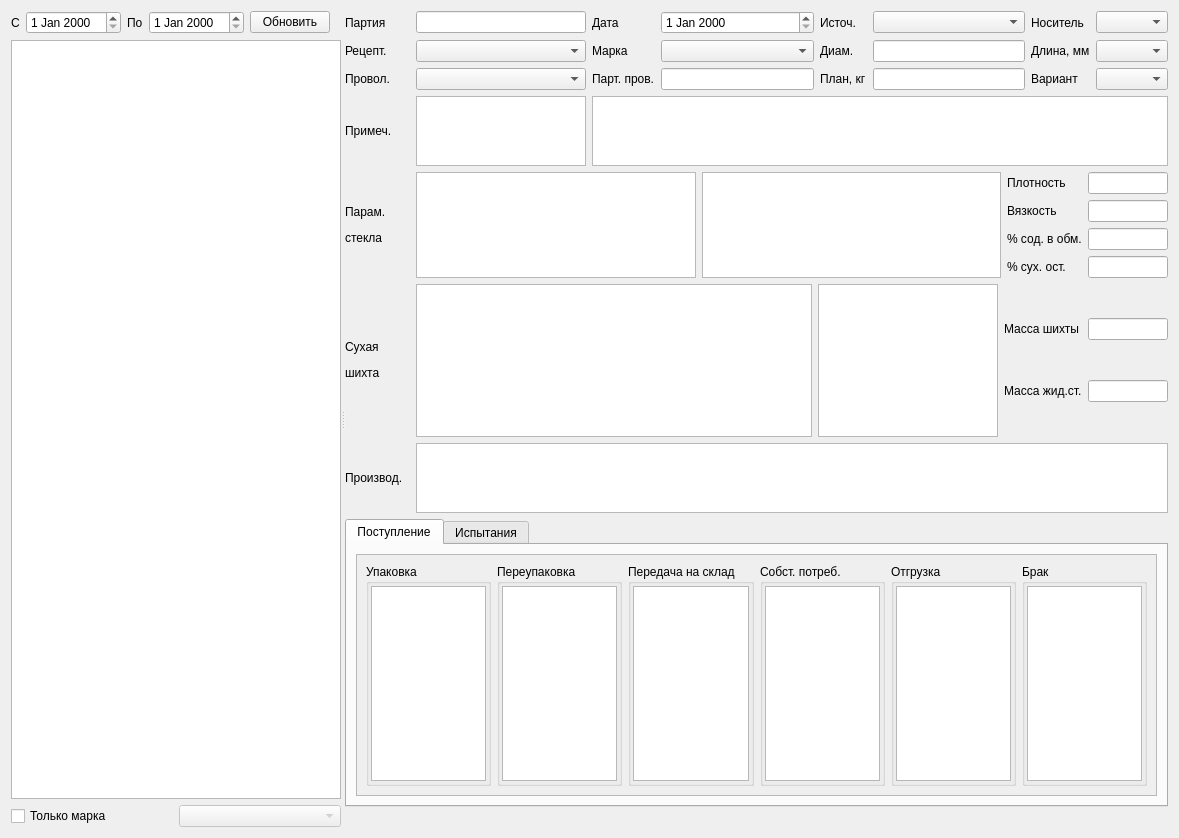
<?xml version="1.0" encoding="UTF-8"?>
<ui version="4.0">
 <class>FormPart</class>
 <widget class="QWidget" name="FormPart">
  <property name="geometry">
   <rect>
    <x>0</x>
    <y>0</y>
    <width>1179</width>
    <height>838</height>
   </rect>
  </property>
  <property name="windowTitle">
   <string>Form</string>
  </property>
  <layout class="QHBoxLayout" name="horizontalLayout_10">
   <item>
    <widget class="QSplitter" name="splitter">
     <property name="orientation">
      <enum>Qt::Horizontal</enum>
     </property>
     <widget class="QWidget" name="layoutWidget1">
      <layout class="QVBoxLayout" name="verticalLayout">
       <item>
        <layout class="QHBoxLayout" name="horizontalLayout">
         <item>
          <widget class="QLabel" name="label">
           <property name="text">
            <string>С</string>
           </property>
          </widget>
         </item>
         <item>
          <widget class="DbDateEdit" name="dateEditBeg"/>
         </item>
         <item>
          <widget class="QLabel" name="label_2">
           <property name="text">
            <string>По</string>
           </property>
          </widget>
         </item>
         <item>
          <widget class="DbDateEdit" name="dateEditEnd"/>
         </item>
         <item>
          <widget class="QPushButton" name="pushButtonUpd">
           <property name="text">
            <string>Обновить</string>
           </property>
          </widget>
         </item>
         <item>
          <spacer name="horizontalSpacer">
           <property name="orientation">
            <enum>Qt::Horizontal</enum>
           </property>
           <property name="sizeHint" stdset="0">
            <size>
             <width>40</width>
             <height>20</height>
            </size>
           </property>
          </spacer>
         </item>
        </layout>
       </item>
       <item>
        <widget class="DbViewer" name="tableViewPart"/>
       </item>
       <item>
        <layout class="QHBoxLayout" name="horizontalLayout_2">
         <item>
          <widget class="QCheckBox" name="checkBoxOnly">
           <property name="text">
            <string>Только марка</string>
           </property>
          </widget>
         </item>
         <item>
          <widget class="DbComboBox" name="comboBoxOnly">
           <property name="enabled">
            <bool>false</bool>
           </property>
          </widget>
         </item>
        </layout>
       </item>
      </layout>
     </widget>
     <widget class="QWidget" name="layoutWidget">
      <layout class="QVBoxLayout" name="verticalLayout_2">
       <item>
        <layout class="QGridLayout" name="gridLayout">
         <item row="0" column="7">
          <widget class="DbComboBox" name="comboBoxPack"/>
         </item>
         <item row="1" column="1">
          <widget class="DbComboBox" name="comboBoxRcp"/>
         </item>
         <item row="2" column="7">
          <widget class="DbComboBox" name="comboBoxVar"/>
         </item>
         <item row="3" column="1">
          <widget class="QPlainTextEdit" name="plainTextEditNote">
           <property name="sizePolicy">
            <sizepolicy hsizetype="Maximum" vsizetype="Expanding">
             <horstretch>0</horstretch>
             <verstretch>0</verstretch>
            </sizepolicy>
           </property>
           <property name="maximumSize">
            <size>
             <width>170</width>
             <height>80</height>
            </size>
           </property>
          </widget>
         </item>
         <item row="0" column="5">
          <widget class="DbComboBox" name="comboBoxSrc"/>
         </item>
         <item row="1" column="7">
          <widget class="DbComboBox" name="comboBoxLen"/>
         </item>
         <item row="2" column="6">
          <widget class="QLabel" name="label_15">
           <property name="text">
            <string>Вариант</string>
           </property>
          </widget>
         </item>
         <item row="1" column="4">
          <widget class="QLabel" name="label_11">
           <property name="text">
            <string>Диам.</string>
           </property>
          </widget>
         </item>
         <item row="3" column="0">
          <widget class="QLabel" name="label_16">
           <property name="minimumSize">
            <size>
             <width>65</width>
             <height>0</height>
            </size>
           </property>
           <property name="maximumSize">
            <size>
             <width>65</width>
             <height>16777215</height>
            </size>
           </property>
           <property name="text">
            <string>Примеч.</string>
           </property>
          </widget>
         </item>
         <item row="0" column="2">
          <widget class="QLabel" name="label_7">
           <property name="text">
            <string>Дата</string>
           </property>
          </widget>
         </item>
         <item row="1" column="3">
          <widget class="DbComboBox" name="comboBoxMark"/>
         </item>
         <item row="0" column="3">
          <widget class="DbDateEdit" name="dateEditPart"/>
         </item>
         <item row="0" column="6">
          <widget class="QLabel" name="label_13">
           <property name="text">
            <string>Носитель</string>
           </property>
          </widget>
         </item>
         <item row="2" column="1">
          <widget class="DbComboBox" name="comboBoxWire"/>
         </item>
         <item row="1" column="6">
          <widget class="QLabel" name="label_14">
           <property name="text">
            <string>Длина, мм</string>
           </property>
          </widget>
         </item>
         <item row="2" column="3">
          <widget class="QLineEdit" name="lineEditpartWire"/>
         </item>
         <item row="0" column="1">
          <widget class="QLineEdit" name="lineEditPart"/>
         </item>
         <item row="1" column="0">
          <widget class="QLabel" name="label_5">
           <property name="minimumSize">
            <size>
             <width>65</width>
             <height>0</height>
            </size>
           </property>
           <property name="maximumSize">
            <size>
             <width>65</width>
             <height>16777215</height>
            </size>
           </property>
           <property name="text">
            <string>Рецепт.</string>
           </property>
          </widget>
         </item>
         <item row="2" column="0">
          <widget class="QLabel" name="label_6">
           <property name="minimumSize">
            <size>
             <width>65</width>
             <height>0</height>
            </size>
           </property>
           <property name="maximumSize">
            <size>
             <width>65</width>
             <height>16777215</height>
            </size>
           </property>
           <property name="text">
            <string>Провол.</string>
           </property>
          </widget>
         </item>
         <item row="1" column="5">
          <widget class="QLineEdit" name="lineEditDiam"/>
         </item>
         <item row="2" column="2">
          <widget class="QLabel" name="label_9">
           <property name="text">
            <string>Парт. пров.</string>
           </property>
          </widget>
         </item>
         <item row="0" column="0">
          <widget class="QLabel" name="label_4">
           <property name="minimumSize">
            <size>
             <width>65</width>
             <height>0</height>
            </size>
           </property>
           <property name="maximumSize">
            <size>
             <width>65</width>
             <height>16777215</height>
            </size>
           </property>
           <property name="text">
            <string>Партия</string>
           </property>
          </widget>
         </item>
         <item row="0" column="4">
          <widget class="QLabel" name="label_10">
           <property name="text">
            <string>Источ.</string>
           </property>
          </widget>
         </item>
         <item row="1" column="2">
          <widget class="QLabel" name="label_8">
           <property name="text">
            <string>Марка</string>
           </property>
          </widget>
         </item>
         <item row="2" column="4">
          <widget class="QLabel" name="label_12">
           <property name="text">
            <string>План, кг</string>
           </property>
          </widget>
         </item>
         <item row="2" column="5">
          <widget class="QLineEdit" name="lineEditPlan"/>
         </item>
         <item row="3" column="2" colspan="6">
          <widget class="DbViewer" name="tableViewGlass">
           <property name="sizePolicy">
            <sizepolicy hsizetype="Expanding" vsizetype="Maximum">
             <horstretch>0</horstretch>
             <verstretch>0</verstretch>
            </sizepolicy>
           </property>
           <property name="maximumSize">
            <size>
             <width>16777215</width>
             <height>80</height>
            </size>
           </property>
          </widget>
         </item>
        </layout>
       </item>
       <item>
        <layout class="QHBoxLayout" name="horizontalLayout_3">
         <item>
          <widget class="QLabel" name="label_17">
           <property name="minimumSize">
            <size>
             <width>65</width>
             <height>0</height>
            </size>
           </property>
           <property name="maximumSize">
            <size>
             <width>65</width>
             <height>16777215</height>
            </size>
           </property>
           <property name="text">
            <string>&lt;html&gt;&lt;head/&gt;&lt;body&gt;&lt;p&gt;Парам.&lt;/p&gt;&lt;p&gt;стекла&lt;/p&gt;&lt;/body&gt;&lt;/html&gt;</string>
           </property>
          </widget>
         </item>
         <item>
          <widget class="QTableView" name="tableViewGlassData">
           <property name="sizePolicy">
            <sizepolicy hsizetype="Expanding" vsizetype="Maximum">
             <horstretch>0</horstretch>
             <verstretch>0</verstretch>
            </sizepolicy>
           </property>
           <property name="maximumSize">
            <size>
             <width>280</width>
             <height>16777215</height>
            </size>
           </property>
           <property name="font">
            <font>
             <pointsize>9</pointsize>
            </font>
           </property>
           <attribute name="verticalHeaderVisible">
            <bool>false</bool>
           </attribute>
          </widget>
         </item>
         <item>
          <widget class="QTableView" name="tableViewGlassPar">
           <property name="sizePolicy">
            <sizepolicy hsizetype="Expanding" vsizetype="Maximum">
             <horstretch>0</horstretch>
             <verstretch>0</verstretch>
            </sizepolicy>
           </property>
           <property name="font">
            <font>
             <pointsize>9</pointsize>
            </font>
           </property>
           <attribute name="verticalHeaderVisible">
            <bool>false</bool>
           </attribute>
          </widget>
         </item>
         <item>
          <layout class="QGridLayout" name="gridLayout_2">
           <item row="0" column="0">
            <widget class="QLabel" name="label_18">
             <property name="text">
              <string>Плотность</string>
             </property>
            </widget>
           </item>
           <item row="0" column="1">
            <widget class="QLineEdit" name="lineEditPlot">
             <property name="sizePolicy">
              <sizepolicy hsizetype="Maximum" vsizetype="Fixed">
               <horstretch>0</horstretch>
               <verstretch>0</verstretch>
              </sizepolicy>
             </property>
             <property name="maximumSize">
              <size>
               <width>80</width>
               <height>16777215</height>
              </size>
             </property>
            </widget>
           </item>
           <item row="1" column="0">
            <widget class="QLabel" name="label_19">
             <property name="text">
              <string>Вязкость</string>
             </property>
            </widget>
           </item>
           <item row="1" column="1">
            <widget class="QLineEdit" name="lineEditVyaz">
             <property name="sizePolicy">
              <sizepolicy hsizetype="Maximum" vsizetype="Fixed">
               <horstretch>0</horstretch>
               <verstretch>0</verstretch>
              </sizepolicy>
             </property>
             <property name="maximumSize">
              <size>
               <width>80</width>
               <height>16777215</height>
              </size>
             </property>
            </widget>
           </item>
           <item row="2" column="0">
            <widget class="QLabel" name="label_20">
             <property name="text">
              <string>% сод. в обм.</string>
             </property>
            </widget>
           </item>
           <item row="2" column="1">
            <widget class="QLineEdit" name="lineEditObm">
             <property name="sizePolicy">
              <sizepolicy hsizetype="Maximum" vsizetype="Fixed">
               <horstretch>0</horstretch>
               <verstretch>0</verstretch>
              </sizepolicy>
             </property>
             <property name="maximumSize">
              <size>
               <width>80</width>
               <height>16777215</height>
              </size>
             </property>
            </widget>
           </item>
           <item row="3" column="0">
            <widget class="QLabel" name="label_21">
             <property name="text">
              <string>% сух. ост.</string>
             </property>
            </widget>
           </item>
           <item row="3" column="1">
            <widget class="QLineEdit" name="lineEditOst">
             <property name="sizePolicy">
              <sizepolicy hsizetype="Maximum" vsizetype="Fixed">
               <horstretch>0</horstretch>
               <verstretch>0</verstretch>
              </sizepolicy>
             </property>
             <property name="maximumSize">
              <size>
               <width>80</width>
               <height>16777215</height>
              </size>
             </property>
            </widget>
           </item>
          </layout>
         </item>
        </layout>
       </item>
       <item>
        <layout class="QHBoxLayout" name="horizontalLayout_4">
         <item>
          <widget class="QLabel" name="label_22">
           <property name="sizePolicy">
            <sizepolicy hsizetype="Preferred" vsizetype="Maximum">
             <horstretch>0</horstretch>
             <verstretch>0</verstretch>
            </sizepolicy>
           </property>
           <property name="minimumSize">
            <size>
             <width>65</width>
             <height>0</height>
            </size>
           </property>
           <property name="maximumSize">
            <size>
             <width>65</width>
             <height>16777215</height>
            </size>
           </property>
           <property name="text">
            <string>&lt;html&gt;&lt;head/&gt;&lt;body&gt;&lt;p&gt;Сухая&lt;/p&gt;&lt;p&gt;шихта&lt;/p&gt;&lt;/body&gt;&lt;/html&gt;</string>
           </property>
          </widget>
         </item>
         <item>
          <widget class="DbViewer" name="tableViewDoz">
           <property name="sizePolicy">
            <sizepolicy hsizetype="Expanding" vsizetype="Maximum">
             <horstretch>0</horstretch>
             <verstretch>0</verstretch>
            </sizepolicy>
           </property>
          </widget>
         </item>
         <item>
          <widget class="DbViewer" name="tableViewDozDef">
           <property name="maximumSize">
            <size>
             <width>180</width>
             <height>16777215</height>
            </size>
           </property>
          </widget>
         </item>
         <item>
          <layout class="QGridLayout" name="gridLayout_3">
           <item row="0" column="0">
            <widget class="QLabel" name="label_23">
             <property name="sizePolicy">
              <sizepolicy hsizetype="Maximum" vsizetype="Maximum">
               <horstretch>0</horstretch>
               <verstretch>0</verstretch>
              </sizepolicy>
             </property>
             <property name="text">
              <string>Масса шихты</string>
             </property>
            </widget>
           </item>
           <item row="0" column="1">
            <widget class="QLineEdit" name="lineEditMassDry">
             <property name="sizePolicy">
              <sizepolicy hsizetype="Maximum" vsizetype="Fixed">
               <horstretch>0</horstretch>
               <verstretch>0</verstretch>
              </sizepolicy>
             </property>
             <property name="maximumSize">
              <size>
               <width>80</width>
               <height>16777215</height>
              </size>
             </property>
            </widget>
           </item>
           <item row="1" column="0">
            <widget class="QLabel" name="label_24">
             <property name="sizePolicy">
              <sizepolicy hsizetype="Maximum" vsizetype="Maximum">
               <horstretch>0</horstretch>
               <verstretch>0</verstretch>
              </sizepolicy>
             </property>
             <property name="text">
              <string>Масса жид.ст.</string>
             </property>
            </widget>
           </item>
           <item row="1" column="1">
            <widget class="QLineEdit" name="lineEditMassGl">
             <property name="sizePolicy">
              <sizepolicy hsizetype="Maximum" vsizetype="Fixed">
               <horstretch>0</horstretch>
               <verstretch>0</verstretch>
              </sizepolicy>
             </property>
             <property name="maximumSize">
              <size>
               <width>80</width>
               <height>16777215</height>
              </size>
             </property>
            </widget>
           </item>
          </layout>
         </item>
        </layout>
       </item>
       <item>
        <layout class="QHBoxLayout" name="horizontalLayout_5">
         <item>
          <widget class="QLabel" name="label_25">
           <property name="minimumSize">
            <size>
             <width>65</width>
             <height>0</height>
            </size>
           </property>
           <property name="maximumSize">
            <size>
             <width>65</width>
             <height>16777215</height>
            </size>
           </property>
           <property name="text">
            <string>Производ.</string>
           </property>
          </widget>
         </item>
         <item>
          <widget class="DbViewer" name="tableViewPress">
           <property name="sizePolicy">
            <sizepolicy hsizetype="Expanding" vsizetype="Maximum">
             <horstretch>0</horstretch>
             <verstretch>0</verstretch>
            </sizepolicy>
           </property>
           <property name="maximumSize">
            <size>
             <width>16777215</width>
             <height>100</height>
            </size>
           </property>
          </widget>
         </item>
        </layout>
       </item>
       <item>
        <widget class="QTabWidget" name="tabWidget">
         <property name="sizePolicy">
          <sizepolicy hsizetype="Expanding" vsizetype="MinimumExpanding">
           <horstretch>0</horstretch>
           <verstretch>0</verstretch>
          </sizepolicy>
         </property>
         <property name="currentIndex">
          <number>0</number>
         </property>
         <widget class="QWidget" name="tab">
          <attribute name="title">
           <string>Поступление</string>
          </attribute>
          <layout class="QHBoxLayout" name="horizontalLayout_9">
           <item>
            <widget class="QScrollArea" name="scrollArea">
             <property name="font">
              <font>
               <pointsize>9</pointsize>
              </font>
             </property>
             <property name="widgetResizable">
              <bool>true</bool>
             </property>
             <widget class="QWidget" name="scrollAreaWidgetContents">
              <property name="geometry">
               <rect>
                <x>0</x>
                <y>0</y>
                <width>813</width>
                <height>248</height>
               </rect>
              </property>
              <layout class="QHBoxLayout" name="horizontalLayout_11">
               <item>
                <widget class="QGroupBox" name="groupBoxPack">
                 <property name="title">
                  <string>Упаковка</string>
                 </property>
                 <property name="flat">
                  <bool>true</bool>
                 </property>
                 <layout class="QVBoxLayout" name="_2">
                  <property name="leftMargin">
                   <number>2</number>
                  </property>
                  <property name="topMargin">
                   <number>2</number>
                  </property>
                  <property name="rightMargin">
                   <number>2</number>
                  </property>
                  <property name="bottomMargin">
                   <number>2</number>
                  </property>
                  <item>
                   <widget class="TableView" name="tableViewPack">
                    <attribute name="verticalHeaderVisible">
                     <bool>false</bool>
                    </attribute>
                   </widget>
                  </item>
                 </layout>
                </widget>
               </item>
               <item>
                <widget class="QGroupBox" name="groupBoxPerepack">
                 <property name="title">
                  <string>Переупаковка</string>
                 </property>
                 <property name="flat">
                  <bool>true</bool>
                 </property>
                 <layout class="QVBoxLayout" name="_3">
                  <property name="leftMargin">
                   <number>2</number>
                  </property>
                  <property name="topMargin">
                   <number>2</number>
                  </property>
                  <property name="rightMargin">
                   <number>2</number>
                  </property>
                  <property name="bottomMargin">
                   <number>2</number>
                  </property>
                  <item>
                   <widget class="TableView" name="tableViewPerePack">
                    <attribute name="verticalHeaderVisible">
                     <bool>false</bool>
                    </attribute>
                   </widget>
                  </item>
                 </layout>
                </widget>
               </item>
               <item>
                <widget class="QGroupBox" name="groupBoxTrans">
                 <property name="title">
                  <string>Передача на склад</string>
                 </property>
                 <property name="flat">
                  <bool>true</bool>
                 </property>
                 <layout class="QVBoxLayout" name="verticalLayout_5">
                  <property name="leftMargin">
                   <number>2</number>
                  </property>
                  <property name="topMargin">
                   <number>2</number>
                  </property>
                  <property name="rightMargin">
                   <number>2</number>
                  </property>
                  <property name="bottomMargin">
                   <number>2</number>
                  </property>
                  <item>
                   <widget class="TableView" name="tableViewTrans">
                    <attribute name="verticalHeaderVisible">
                     <bool>false</bool>
                    </attribute>
                   </widget>
                  </item>
                 </layout>
                </widget>
               </item>
               <item>
                <widget class="QGroupBox" name="groupBoxSelf">
                 <property name="title">
                  <string>Собст. потреб.</string>
                 </property>
                 <property name="flat">
                  <bool>true</bool>
                 </property>
                 <layout class="QVBoxLayout" name="verticalLayout_6">
                  <property name="leftMargin">
                   <number>2</number>
                  </property>
                  <property name="topMargin">
                   <number>2</number>
                  </property>
                  <property name="rightMargin">
                   <number>2</number>
                  </property>
                  <property name="bottomMargin">
                   <number>2</number>
                  </property>
                  <item>
                   <widget class="TableView" name="tableViewSelf">
                    <attribute name="verticalHeaderVisible">
                     <bool>false</bool>
                    </attribute>
                   </widget>
                  </item>
                 </layout>
                </widget>
               </item>
               <item>
                <widget class="QGroupBox" name="groupBoxShip">
                 <property name="title">
                  <string>Отгрузка</string>
                 </property>
                 <property name="flat">
                  <bool>true</bool>
                 </property>
                 <layout class="QVBoxLayout" name="verticalLayout_3">
                  <property name="leftMargin">
                   <number>2</number>
                  </property>
                  <property name="topMargin">
                   <number>2</number>
                  </property>
                  <property name="rightMargin">
                   <number>2</number>
                  </property>
                  <property name="bottomMargin">
                   <number>2</number>
                  </property>
                  <item>
                   <widget class="TableView" name="tableViewShip">
                    <attribute name="verticalHeaderVisible">
                     <bool>false</bool>
                    </attribute>
                   </widget>
                  </item>
                 </layout>
                </widget>
               </item>
               <item>
                <widget class="QGroupBox" name="groupBoxDef">
                 <property name="title">
                  <string>Брак</string>
                 </property>
                 <property name="flat">
                  <bool>true</bool>
                 </property>
                 <layout class="QVBoxLayout" name="verticalLayout_7">
                  <property name="leftMargin">
                   <number>2</number>
                  </property>
                  <property name="topMargin">
                   <number>2</number>
                  </property>
                  <property name="rightMargin">
                   <number>2</number>
                  </property>
                  <property name="bottomMargin">
                   <number>2</number>
                  </property>
                  <item>
                   <widget class="TableView" name="tableViewDef">
                    <attribute name="verticalHeaderVisible">
                     <bool>false</bool>
                    </attribute>
                   </widget>
                  </item>
                 </layout>
                </widget>
               </item>
               <item>
                <spacer name="horizontalSpacer_4">
                 <property name="orientation">
                  <enum>Qt::Horizontal</enum>
                 </property>
                 <property name="sizeHint" stdset="0">
                  <size>
                   <width>40</width>
                   <height>20</height>
                  </size>
                 </property>
                </spacer>
               </item>
              </layout>
             </widget>
            </widget>
           </item>
          </layout>
         </widget>
         <widget class="QWidget" name="tab_2">
          <attribute name="title">
           <string>Испытания</string>
          </attribute>
          <layout class="QVBoxLayout" name="verticalLayout_4">
           <item>
            <layout class="QHBoxLayout" name="horizontalLayout_7">
             <item>
              <widget class="QLabel" name="label_27">
               <property name="text">
                <string>кфмп</string>
               </property>
              </widget>
             </item>
             <item>
              <widget class="QLineEdit" name="lineEditKfmp"/>
             </item>
             <item>
              <widget class="QLabel" name="label_28">
               <property name="text">
                <string>дл. электр.</string>
               </property>
              </widget>
             </item>
             <item>
              <widget class="QLineEdit" name="lineEditDl"/>
             </item>
             <item>
              <widget class="QLabel" name="label_29">
               <property name="text">
                <string>дл.покр.</string>
               </property>
              </widget>
             </item>
             <item>
              <widget class="QLineEdit" name="lineEditPokr"/>
             </item>
             <item>
              <widget class="QLabel" name="label_30">
               <property name="text">
                <string>ф филь.</string>
               </property>
              </widget>
             </item>
             <item>
              <widget class="QLineEdit" name="lineEditFil"/>
             </item>
             <item>
              <widget class="QLabel" name="label_31">
               <property name="text">
                <string>ф электр.</string>
               </property>
              </widget>
             </item>
             <item>
              <widget class="QLineEdit" name="lineEditDel"/>
             </item>
             <item>
              <spacer name="horizontalSpacer_3">
               <property name="orientation">
                <enum>Qt::Horizontal</enum>
               </property>
               <property name="sizeHint" stdset="0">
                <size>
                 <width>40</width>
                 <height>20</height>
                </size>
               </property>
              </spacer>
             </item>
            </layout>
           </item>
           <item>
            <layout class="QHBoxLayout" name="horizontalLayout_8">
             <item>
              <layout class="QVBoxLayout" name="verticalLayout_8">
               <item>
                <widget class="QLabel" name="label_34">
                 <property name="font">
                  <font>
                   <weight>75</weight>
                   <bold>true</bold>
                  </font>
                 </property>
                 <property name="text">
                  <string>Химия</string>
                 </property>
                </widget>
               </item>
               <item>
                <widget class="QLabel" name="label_35">
                 <property name="text">
                  <string>Загрузка:</string>
                 </property>
                </widget>
               </item>
               <item>
                <widget class="QPushButton" name="pushButtonChem">
                 <property name="text">
                  <string>...</string>
                 </property>
                </widget>
               </item>
               <item>
                <widget class="QLabel" name="label_36">
                 <property name="text">
                  <string>Прибор:</string>
                 </property>
                </widget>
               </item>
               <item>
                <widget class="DbComboBox" name="comboBoxChemDev"/>
               </item>
               <item>
                <widget class="QPushButton" name="pushButtonSamp">
                 <property name="text">
                  <string>Шаблон</string>
                 </property>
                </widget>
               </item>
               <item>
                <spacer name="verticalSpacer">
                 <property name="orientation">
                  <enum>Qt::Vertical</enum>
                 </property>
                 <property name="sizeHint" stdset="0">
                  <size>
                   <width>20</width>
                   <height>40</height>
                  </size>
                 </property>
                </spacer>
               </item>
              </layout>
             </item>
             <item>
              <widget class="DbViewer" name="tableViewChem"/>
             </item>
             <item>
              <layout class="QVBoxLayout" name="verticalLayout_9">
               <item>
                <widget class="QLabel" name="label_37">
                 <property name="font">
                  <font>
                   <weight>75</weight>
                   <bold>true</bold>
                  </font>
                 </property>
                 <property name="text">
                  <string>Механика</string>
                 </property>
                </widget>
               </item>
               <item>
                <widget class="DbViewer" name="tableViewMech"/>
               </item>
              </layout>
             </item>
            </layout>
           </item>
          </layout>
         </widget>
        </widget>
       </item>
       <item>
        <layout class="QHBoxLayout" name="horizontalLayoutMapper">
         <item>
          <spacer name="horizontalSpacer_2">
           <property name="orientation">
            <enum>Qt::Horizontal</enum>
           </property>
           <property name="sizeHint" stdset="0">
            <size>
             <width>40</width>
             <height>20</height>
            </size>
           </property>
          </spacer>
         </item>
        </layout>
       </item>
      </layout>
     </widget>
    </widget>
   </item>
  </layout>
 </widget>
 <customwidgets>
  <customwidget>
   <class>DbViewer</class>
   <extends>QTableView</extends>
   <header>db/dbviewer.h</header>
  </customwidget>
  <customwidget>
   <class>DbDateEdit</class>
   <extends>QDateEdit</extends>
   <header>db/dbdateedit.h</header>
  </customwidget>
  <customwidget>
   <class>DbComboBox</class>
   <extends>QComboBox</extends>
   <header>db/dbcombobox.h</header>
  </customwidget>
  <customwidget>
   <class>TableView</class>
   <extends>QTableView</extends>
   <header>olap/tableview.h</header>
  </customwidget>
 </customwidgets>
 <tabstops>
  <tabstop>lineEditPart</tabstop>
  <tabstop>dateEditPart</tabstop>
  <tabstop>comboBoxSrc</tabstop>
  <tabstop>comboBoxRcp</tabstop>
  <tabstop>comboBoxMark</tabstop>
  <tabstop>lineEditDiam</tabstop>
  <tabstop>comboBoxWire</tabstop>
  <tabstop>lineEditpartWire</tabstop>
  <tabstop>lineEditPlan</tabstop>
  <tabstop>comboBoxPack</tabstop>
  <tabstop>comboBoxLen</tabstop>
  <tabstop>comboBoxVar</tabstop>
  <tabstop>plainTextEditNote</tabstop>
  <tabstop>lineEditPlot</tabstop>
  <tabstop>lineEditVyaz</tabstop>
  <tabstop>lineEditObm</tabstop>
  <tabstop>lineEditOst</tabstop>
  <tabstop>lineEditMassDry</tabstop>
  <tabstop>lineEditMassGl</tabstop>
  <tabstop>lineEditKfmp</tabstop>
  <tabstop>lineEditDl</tabstop>
  <tabstop>lineEditPokr</tabstop>
  <tabstop>lineEditFil</tabstop>
  <tabstop>lineEditDel</tabstop>
  <tabstop>tableViewGlass</tabstop>
  <tabstop>tableViewGlassData</tabstop>
  <tabstop>tableViewGlassPar</tabstop>
  <tabstop>tableViewDoz</tabstop>
  <tabstop>tableViewPress</tabstop>
  <tabstop>tableViewChem</tabstop>
  <tabstop>tableViewMech</tabstop>
  <tabstop>tabWidget</tabstop>
  <tabstop>pushButtonChem</tabstop>
  <tabstop>comboBoxChemDev</tabstop>
  <tabstop>pushButtonSamp</tabstop>
  <tabstop>dateEditEnd</tabstop>
  <tabstop>pushButtonUpd</tabstop>
  <tabstop>comboBoxOnly</tabstop>
  <tabstop>tableViewPart</tabstop>
  <tabstop>tableViewShip</tabstop>
  <tabstop>tableViewPack</tabstop>
  <tabstop>tableViewDef</tabstop>
  <tabstop>tableViewPerePack</tabstop>
  <tabstop>tableViewTrans</tabstop>
  <tabstop>tableViewSelf</tabstop>
  <tabstop>dateEditBeg</tabstop>
  <tabstop>scrollArea</tabstop>
  <tabstop>checkBoxOnly</tabstop>
 </tabstops>
 <resources/>
 <connections/>
</ui>
